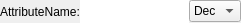
<?xml version="1.0" encoding="UTF-8"?>
<ui version="4.0">
 <class>dbe::NumericAttributeWidgetForm</class>
 <widget class="QWidget" name="dbe::NumericAttributeWidgetForm">
  <property name="geometry">
   <rect>
    <x>0</x>
    <y>0</y>
    <width>241</width>
    <height>23</height>
   </rect>
  </property>
  <property name="sizePolicy">
   <sizepolicy hsizetype="Preferred" vsizetype="Preferred">
    <horstretch>0</horstretch>
    <verstretch>0</verstretch>
   </sizepolicy>
  </property>
  <property name="minimumSize">
   <size>
    <width>0</width>
    <height>0</height>
   </size>
  </property>
  <property name="maximumSize">
   <size>
    <width>16777215</width>
    <height>16777215</height>
   </size>
  </property>
  <property name="windowTitle">
   <string>Form</string>
  </property>
  <layout class="QHBoxLayout" name="horizontalLayout">
   <property name="spacing">
    <number>0</number>
   </property>
   <property name="margin">
    <number>0</number>
   </property>
   <item>
    <widget class="QLabel" name="AttributeName">
     <property name="text">
      <string>AttributeName:</string>
     </property>
    </widget>
   </item>
   <item>
    <widget class="CustomLineEdit" name="LineEdit">
     <property name="sizePolicy">
      <sizepolicy hsizetype="Expanding" vsizetype="Expanding">
       <horstretch>0</horstretch>
       <verstretch>0</verstretch>
      </sizepolicy>
     </property>
     <property name="frame">
      <bool>false</bool>
     </property>
    </widget>
   </item>
   <item>
    <widget class="QComboBox" name="FormatBox">
     <item>
      <property name="text">
       <string>Dec</string>
      </property>
     </item>
     <item>
      <property name="text">
       <string>Hex</string>
      </property>
     </item>
     <item>
      <property name="text">
       <string>Oct</string>
      </property>
     </item>
    </widget>
   </item>
  </layout>
 </widget>
 <customwidgets>
  <customwidget>
   <class>CustomLineEdit</class>
   <extends>QLineEdit</extends>
   <header>dbe/CustomLineEdit.hpp</header>
  </customwidget>
 </customwidgets>
 <resources/>
 <connections/>
</ui>
